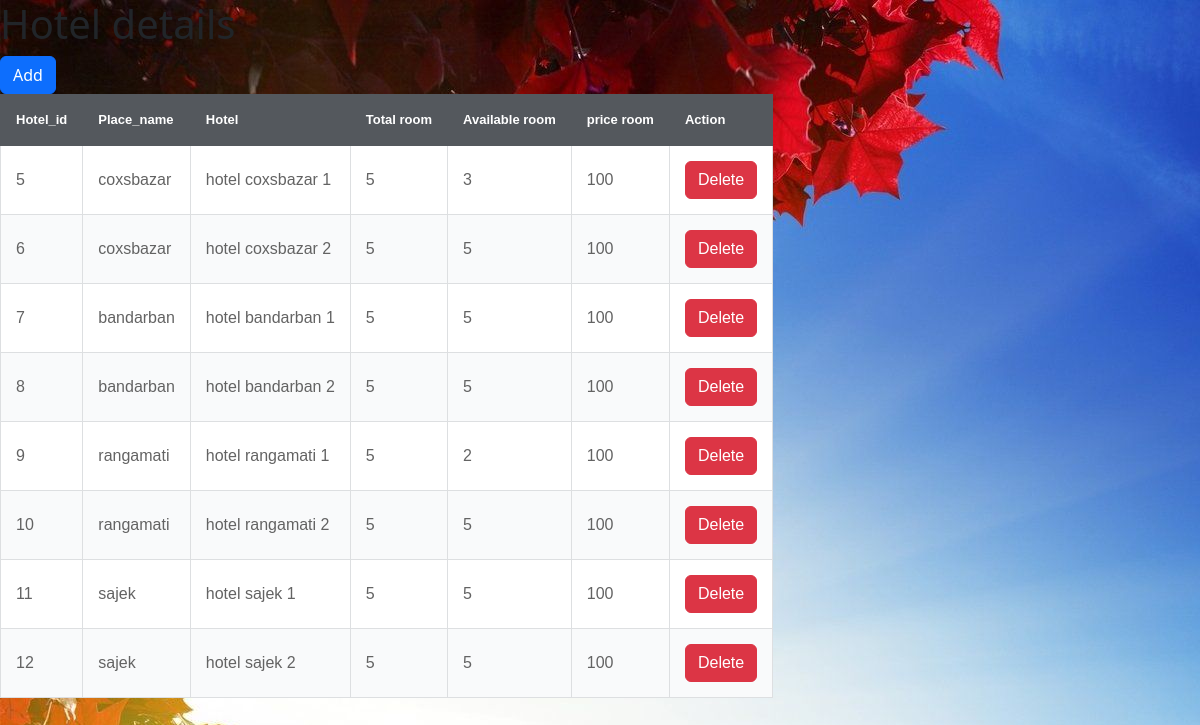
Screenshot of /hotel_detail.php with the database file from the repository.
### tables this page shows
CREATE TABLE `hotel` (
  `hotel_id` int(100) NOT NULL,
  `place_name` varchar(100) NOT NULL,
  `room_cost` int(100) NOT NULL,
  `tot_room` int(100) NOT NULL,
  `avl_room` int(100) NOT NULL,
  `hotel_name` varchar(100) NOT NULL
);

### hotel_detail.php (the view, shortened to what this page needs)
<!DOCTYPE html>
<?php
    include('connection.php');
?>
<head>
<link  href="https://cdn.jsdelivr.net/npm/bootstrap@5.3.0-alpha1/dist/css/bootstrap.min.css" rel="stylesheet">
</head>
<html>
    <body>
    <link rel="stylesheet" href="table.css">
        <h1>Hotel details</h1>
        <a class="btn btn-primary"href="add_hotel.php">Add</a>
         <br>
<table>
<thead>
<tr>
                <td>Hotel_id</td>
                <td>Place_name</td>
                <td>Hotel</td>
                <td>Total room</td>
                <td>Available room</td>
                <td>price room</td>
                <td>Action</td>
</tr>
</thead>
<tbody>
<?php
                $sql = "SELECT * FROM `hotel`";
                $result = $conn->query($sql);
                if($result->num_rows>0)
                {
                    while($row = $result->fetch_assoc())
                    {
            ?>
    <tr>
                <td><?php echo $row['hotel_id']; ?></td>
                <td><?php echo $row['place_name']; ?></td>
                <td><?php echo $row['hotel_name']; ?></td>
                <td><?php echo $row['tot_room']; ?></td>
                <td><?php echo $row['avl_room']; ?></td>
                <td><?php echo $row['room_cost']; ?></td>
                <td>
                <a class="btn btn-danger"href="deletehotel.php?id=<?php echo $row['hotel_id'];?>"onclick="return confirm ('are you sure you want to delete it ?')">Delete</a></td>
    </tr>
   <?php }
  } ?>
</tbody>
        </table>
    </body>
</html>

### table.css (style rules this page uses)
body { background:url(../Image/eiffel2.jpg) no-repeat; }
table { border-collapse: collapse; font-family: Tahoma, Geneva, sans-serif; }
table td { padding: 15px; }
table thead td { background-color: #54585d; color: #ffffff; font-weight: bold; font-size: 13px; border: 1px solid #54585d; }
table tbody td { color: #636363; border: 1px solid #dddfe1; }
table tbody tr { background-color: #f9fafb; }
table tbody tr:nth-child(odd) { background-color: #ffffff; }

### rows the page displays
hotel: hotel_id "5", place_name "coxsbazar", hotel_name "hotel coxsbazar 1", tot_room "5", avl_room "3", room_cost "100"
hotel: hotel_id "6", place_name "coxsbazar", hotel_name "hotel coxsbazar 2", tot_room "5", avl_room "5", room_cost "100"
hotel: hotel_id "7", place_name "bandarban", hotel_name "hotel bandarban 1", tot_room "5", avl_room "5", room_cost "100"
hotel: hotel_id "8", place_name "bandarban", hotel_name "hotel bandarban 2", tot_room "5", avl_room "5", room_cost "100"
hotel: hotel_id "9", place_name "rangamati", hotel_name "hotel rangamati 1", tot_room "5", avl_room "2", room_cost "100"
hotel: hotel_id "10", place_name "rangamati", hotel_name "hotel rangamati 2", tot_room "5", avl_room "5", room_cost "100"
hotel: hotel_id "11", place_name "sajek", hotel_name "hotel sajek 1", tot_room "5", avl_room "5", room_cost "100"
hotel: hotel_id "12", place_name "sajek", hotel_name "hotel sajek 2", tot_room "5", avl_room "5", room_cost "100"
